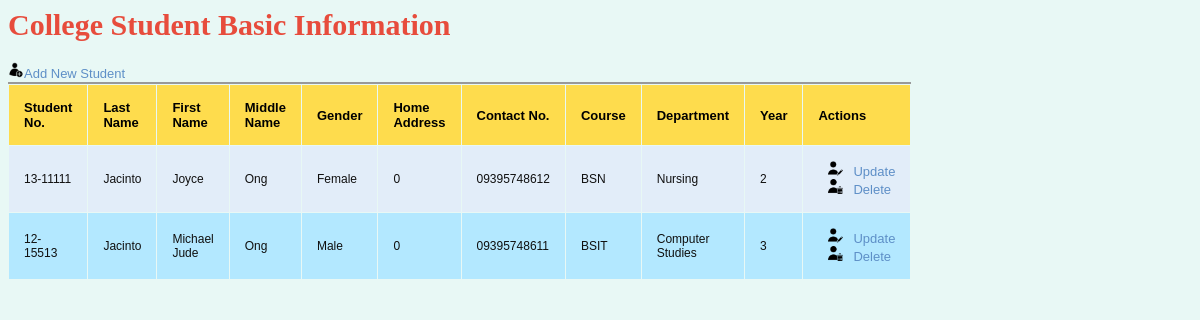
Before: / with the older database file.
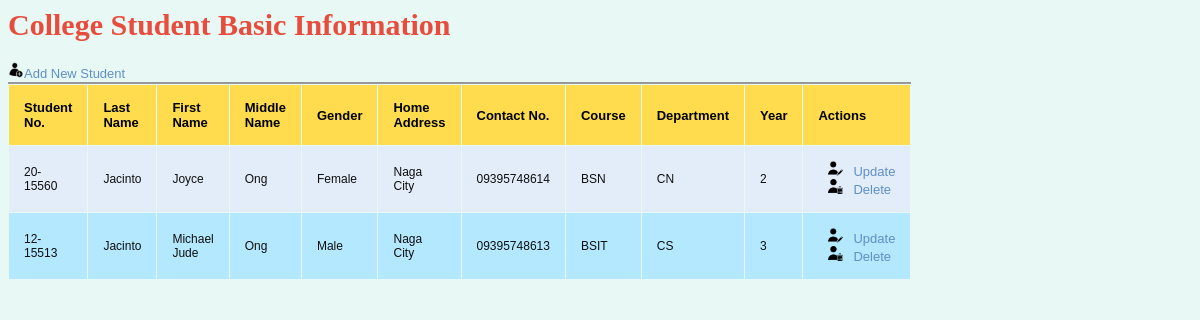
After: the same page with the newer database file.
### tables this page shows
CREATE TABLE `student` (
  `userID` int(11) NOT NULL,
  `studentNo` varchar(9) NOT NULL,
  `lastname` varchar(30) NOT NULL,
  `firstname` varchar(30) NOT NULL,
  `middlename` varchar(30) NOT NULL,
  `gender` varchar(10) NOT NULL,
  `homeAddress` varchar(50) NOT NULL,
  `contactNo` varchar(14) NOT NULL,
  `course` varchar(50) NOT NULL,
  `department` varchar(50) NOT NULL,
  `year` int(11) NOT NULL
);

### index.php (the view, shortened to what this page needs)
<?php
require_once("connect.php");
$sql = "SELECT * FROM student ORDER BY userID DESC";
$result = mysqli_query($conn,$sql);
?>
<html>
<head>
<link rel="stylesheet" type="text/css" href="_css/style.css"/>
</head>
<body>
<h1>College Student Basic Information</h1>
<form name="frmUser" method="post" action="">
<div style="width:877px;">
<div align="left" style="padding-bottom:1;"><a href="create.php" class="link"><img alt='Add' title='Add' src='_icon/add.png' width='16px' height='16px'/>Add New Student</a></div>
<table border="0" cellpadding="15" cellspacing="1" width="740px" class="tblListForm">
<tr class="listheader">
<td>Student No.</td>
<td>Last Name</td>
<td>First Name</td>
<td>Middle Name</td>
<td>Gender</td>
<td>Home Address</td>
<td>Contact No.</td>
<td>Course</td>
<td>Department</td>
<td>Year</td>
<td>Actions</td>
</tr>
<?php
$i=0;
while($row = mysqli_fetch_array($result)){
if($i%2==0)
$classname="evenRow";
else
$classname="oddRow";
?>
<tr class="<?php if(isset($classname)) echo $classname;?>">
<td><?php echo $row["studentNo"]; ?></td>
<td><?php echo $row["lastname"]; ?></td>
<td><?php echo $row["firstname"]; ?></td>
<td><?php echo $row["middlename"]; ?></td>
<td><?php echo $row["gender"]; ?></td>
<td><?php echo $row["homeAddress"]; ?></td>
<td><?php echo $row["contactNo"]; ?></td>
<td><?php echo $row["course"]; ?></td>
<td><?php echo $row["department"]; ?></td>
<td><?php echo $row["year"]; ?></td>
<td><a href="update.php?userID=<?php echo $row["userID"]; ?>" class="link"><img alt='Update' title='Update' src='_icon/update.png' width='15px' height='15px' hspace='10'/>Update</a>
    <a href="delete.php?userID=<?php echo $row["userID"]; ?>"  class="link"><img alt='Delete' title='Delete' src='_icon/delete.png' width='15px' height='15px'hspace='10'/>Delete</a>
</td>
</tr>
<?php
$i++;
}
?>
</table>
</form>
</body>
</html>

### _css/style.css (style rules this page uses)
body { font-family:Arial; background-color:#E8F8F5; }
h1 { font-family:Times New Roman; font-size:30px; color:#E74C3C; }
.evenRow { background-color: #E2EDF9; font-size:12px; color:#101010; }
.oddRow { background-color: #B3E8FF; font-size:12px; color:#101010; }
.tblListForm { border-top:2px #999999 solid; }
.listheader { background-color: #fedc4d; font-size:13px; font-weight:bold; }
.link { text-decoration:none; color:#5e8fc7; font-size:13px; }

Changed rows visible on the page:
removed student: studentNo "13-11111", lastname "Jacinto", firstname "Joyce", middlename "Ong", gender "Female", homeAddress "0", contactNo "09395748612", course "BSN", department "Nursing", year "2"
added student: studentNo "20-15560", lastname "Jacinto", firstname "Joyce", middlename "Ong", gender "Female", homeAddress "Naga City", contactNo "09395748614", course "BSN", department "CN", year "2"
changed student "Michael Jude": homeAddress "0" → "Naga City"; contactNo "09395748611" → "09395748613"; department "Computer Studies" → "CS"
